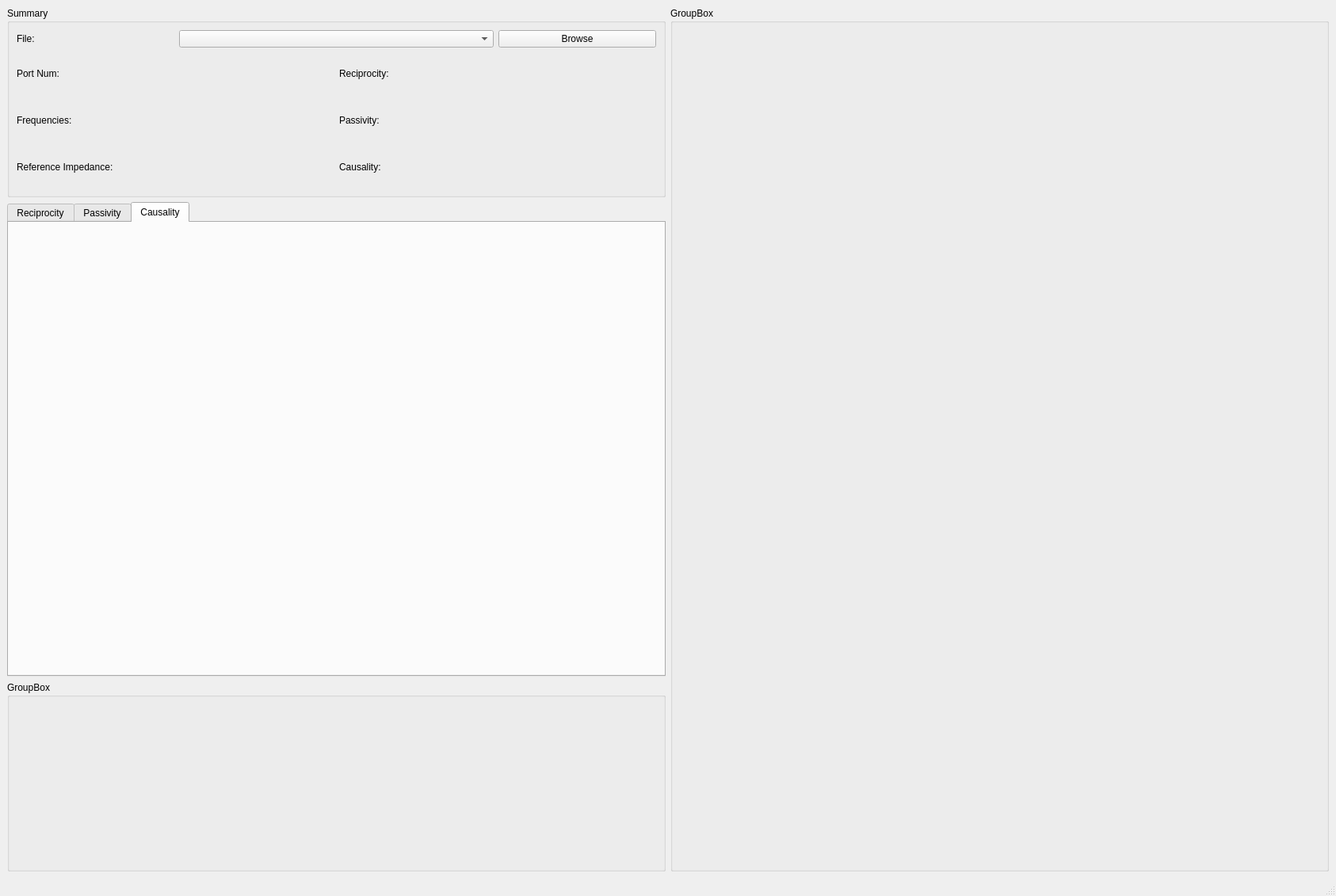
<?xml version="1.0" encoding="UTF-8"?>
<ui version="4.0">
 <class>MainWindow</class>
 <widget class="QMainWindow" name="MainWindow">
  <property name="geometry">
   <rect>
    <x>0</x>
    <y>0</y>
    <width>1686</width>
    <height>1131</height>
   </rect>
  </property>
  <property name="windowTitle">
   <string>MainWindow</string>
  </property>
  <widget class="QWidget" name="centralwidget">
   <layout class="QGridLayout" name="gridLayout">
    <item row="0" column="0">
     <layout class="QHBoxLayout" name="horizontalLayout" stretch="1,1">
      <item>
       <layout class="QVBoxLayout" name="verticalLayout" stretch="2,5,2">
        <item>
         <widget class="QGroupBox" name="groupBox_summary">
          <property name="title">
           <string>Summary</string>
          </property>
          <layout class="QVBoxLayout" name="verticalLayout_2" stretch="1,3">
           <item>
            <layout class="QHBoxLayout" name="horizontalLayout_2" stretch="1,2,1">
             <item>
              <widget class="QLabel" name="label">
               <property name="text">
                <string>File:</string>
               </property>
              </widget>
             </item>
             <item>
              <widget class="QComboBox" name="comboBox"/>
             </item>
             <item>
              <widget class="QPushButton" name="pushButton_browse">
               <property name="text">
                <string>Browse</string>
               </property>
              </widget>
             </item>
            </layout>
           </item>
           <item>
            <layout class="QGridLayout" name="gridLayout_2">
             <item row="0" column="0">
              <widget class="QLabel" name="label_2">
               <property name="text">
                <string>Port Num:</string>
               </property>
              </widget>
             </item>
             <item row="0" column="1">
              <widget class="QLabel" name="label_portNum">
               <property name="text">
                <string/>
               </property>
              </widget>
             </item>
             <item row="0" column="2">
              <widget class="QLabel" name="label_6">
               <property name="text">
                <string>Reciprocity:</string>
               </property>
              </widget>
             </item>
             <item row="0" column="3">
              <widget class="QLabel" name="label_reciprocity">
               <property name="text">
                <string/>
               </property>
              </widget>
             </item>
             <item row="1" column="0">
              <widget class="QLabel" name="label_4">
               <property name="text">
                <string>Frequencies:</string>
               </property>
              </widget>
             </item>
             <item row="1" column="1">
              <widget class="QLabel" name="label_Frequencies">
               <property name="text">
                <string/>
               </property>
              </widget>
             </item>
             <item row="1" column="2">
              <widget class="QLabel" name="label_8">
               <property name="text">
                <string>Passivity:</string>
               </property>
              </widget>
             </item>
             <item row="1" column="3">
              <widget class="QLabel" name="label_passivity">
               <property name="text">
                <string/>
               </property>
              </widget>
             </item>
             <item row="2" column="0">
              <widget class="QLabel" name="label_10">
               <property name="text">
                <string>Reference Impedance:</string>
               </property>
              </widget>
             </item>
             <item row="2" column="1">
              <widget class="QLabel" name="label_portimpedance">
               <property name="text">
                <string/>
               </property>
              </widget>
             </item>
             <item row="2" column="2">
              <widget class="QLabel" name="label_12">
               <property name="text">
                <string>Causality:</string>
               </property>
              </widget>
             </item>
             <item row="2" column="3">
              <widget class="QLabel" name="label_causality">
               <property name="text">
                <string/>
               </property>
              </widget>
             </item>
            </layout>
           </item>
          </layout>
         </widget>
        </item>
        <item>
         <widget class="QTabWidget" name="tabWidget_character">
          <property name="currentIndex">
           <number>2</number>
          </property>
          <widget class="QWidget" name="tab">
           <attribute name="title">
            <string>Reciprocity</string>
           </attribute>
          </widget>
          <widget class="QWidget" name="tab_2">
           <attribute name="title">
            <string>Passivity</string>
           </attribute>
          </widget>
          <widget class="QWidget" name="tab_3">
           <attribute name="title">
            <string>Causality</string>
           </attribute>
          </widget>
         </widget>
        </item>
        <item>
         <widget class="QGroupBox" name="groupBox_MatrixSelect">
          <property name="title">
           <string>GroupBox</string>
          </property>
         </widget>
        </item>
       </layout>
      </item>
      <item>
       <widget class="QGroupBox" name="groupBox_graphShow">
        <property name="title">
         <string>GroupBox</string>
        </property>
       </widget>
      </item>
     </layout>
    </item>
   </layout>
  </widget>
  <widget class="QMenuBar" name="menubar">
   <property name="geometry">
    <rect>
     <x>0</x>
     <y>0</y>
     <width>1686</width>
     <height>24</height>
    </rect>
   </property>
  </widget>
  <widget class="QStatusBar" name="statusbar"/>
 </widget>
 <resources/>
 <connections/>
</ui>
